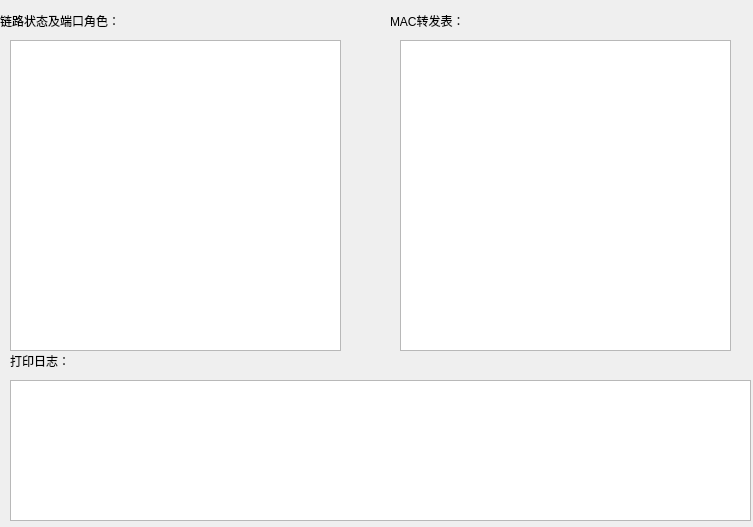
<?xml version="1.0" encoding="UTF-8"?>
<ui version="4.0">
 <class>Form</class>
 <widget class="QWidget" name="Form">
  <property name="geometry">
   <rect>
    <x>0</x>
    <y>0</y>
    <width>753</width>
    <height>527</height>
   </rect>
  </property>
  <property name="windowTitle">
   <string>Form</string>
  </property>
  <widget class="QTextBrowser" name="textBrowser">
   <property name="geometry">
    <rect>
     <x>10</x>
     <y>380</y>
     <width>741</width>
     <height>141</height>
    </rect>
   </property>
  </widget>
  <widget class="QTextBrowser" name="textBrowser_2">
   <property name="geometry">
    <rect>
     <x>10</x>
     <y>40</y>
     <width>331</width>
     <height>311</height>
    </rect>
   </property>
  </widget>
  <widget class="QLabel" name="label_2">
   <property name="geometry">
    <rect>
     <x>0</x>
     <y>10</y>
     <width>181</width>
     <height>21</height>
    </rect>
   </property>
   <property name="styleSheet">
    <string notr="true">font: 15pt &quot;.AppleSystemUIFont&quot;;</string>
   </property>
   <property name="text">
    <string>链路状态及端口角色：</string>
   </property>
  </widget>
  <widget class="QLabel" name="label_4">
   <property name="geometry">
    <rect>
     <x>10</x>
     <y>350</y>
     <width>181</width>
     <height>21</height>
    </rect>
   </property>
   <property name="styleSheet">
    <string notr="true">font: 15pt &quot;.AppleSystemUIFont&quot;;</string>
   </property>
   <property name="text">
    <string>打印日志：</string>
   </property>
  </widget>
  <widget class="QLabel" name="label_6">
   <property name="geometry">
    <rect>
     <x>390</x>
     <y>10</y>
     <width>181</width>
     <height>21</height>
    </rect>
   </property>
   <property name="styleSheet">
    <string notr="true">font: 15pt &quot;.AppleSystemUIFont&quot;;</string>
   </property>
   <property name="text">
    <string>MAC转发表：</string>
   </property>
  </widget>
  <widget class="QTextBrowser" name="textBrowser_3">
   <property name="geometry">
    <rect>
     <x>400</x>
     <y>40</y>
     <width>331</width>
     <height>311</height>
    </rect>
   </property>
  </widget>
 </widget>
 <resources/>
 <connections/>
</ui>
